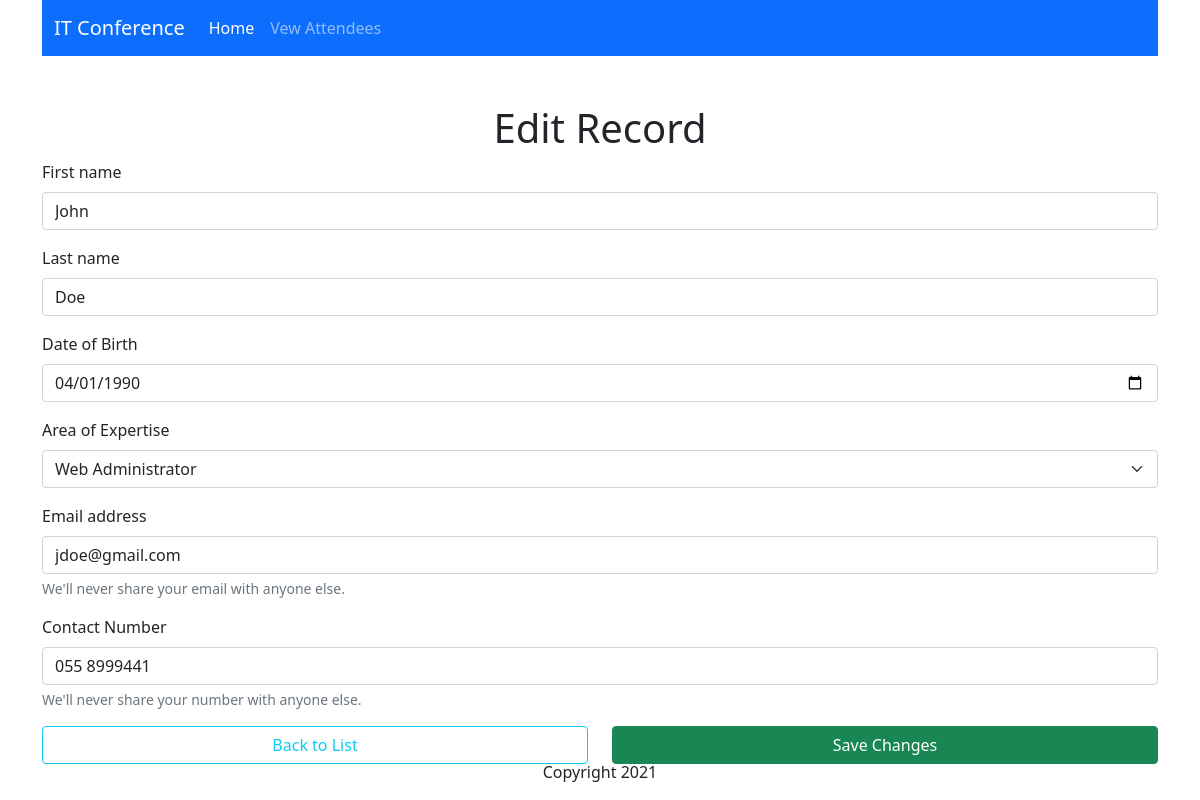
/edit.php?id=5, run on the app's committed database.
### tables this page shows
CREATE TABLE `attendee` (
  `attendee_id` int(11) NOT NULL,
  `firstname` varchar(100) NOT NULL,
  `lastname` varchar(100) NOT NULL,
  `dateofbirth` date NOT NULL,
  `emailaddress` varchar(100) NOT NULL,
  `contactnumber` varchar(20) NOT NULL,
  `specialty_id` int(11) NOT NULL
);

### db/conn.php (called while the page is built)
<?php
    $host = '127.0.0.1';
    $db = 'attendance_db';
    $user = 'root';
    $pass = '';
    $charset = 'utf8mb4';
    $dsn = "mysql:host=$host;dbname=$db;charset=$charset";
    try{
        $pdo = new PDO($dsn, $user, $pass);
        $pdo->setAttribute(PDO::ATTR_ERRMODE, PDO::ERRMODE_EXCEPTION);
    }catch(PDOException $e){
        throw new PDOException($e->getMessage());
    }
    require_once 'crud.php';
    $crud = new crud($pdo);
?>

### db/crud.php (called while the page is built, shortened)
<?php
    class crud {
        private $db;
        function __construct($conn){
            $this->db = $conn;
        }
        public function getAttendeeDetails($id){
            try {
                $sql = "SELECT * FROM `attendee` a INNER JOIN `specialties` s ON a.specialty_id = s.specialty_id WHERE attendee_id = :id";
                $stmt = $this->db->prepare($sql);
                $stmt->bindparam(':id', $id);
                $stmt->execute();
                $result = $stmt->fetch();
                return $result;
            } catch (PDOException $e) {
                echo $e->getMessage();
                return false;
            }
        }
        public function getSpecialties(){
            try {
                $sql = "SELECT * FROM `specialties`";
                $result = $this->db->query($sql);
                return $result;
            } catch (PDOException $e) {
                echo $e->getMessage();
                return false;
            }
        }
    }
?>

### edit.php (the view, shortened to what this page needs)
<?php
    require_once 'includes/header.php';
    require_once 'db/conn.php';
    $results = $crud->getSpecialties();
    if(!isset($_GET['id'])){
        include 'includes/errormsg.php';
        header('Location: viewrecords.php');
    } else {
        $id = $_GET['id'];
        $attendee = $crud->getAttendeeDetails($id);
    ?>
            <h1 class="text-center">Edit Record</h1>
            <form method="POST" action="successedit.php">
                <div class="mb-3">
                    <label for="firstname" class="form-label">First name</label>
                    <input type="text" class="form-control" id="firstname" name="firstname" value="<?= $attendee['firstname'] ?>">
                </div>
                <div class="mb-3">
                    <label for="lastname" class="form-label">Last name</label>
                    <input type="text" class="form-control" id="lastname" name="lastname" value="<?= $attendee['lastname'] ?>">
                </div>
                <div class="mb-3">
                    <label for="dob" class="form-label">Date of Birth</label>
                    <input type="date" class="form-control" id="dob" name="dob" value="<?= $attendee['dateofbirth'] ?>">
                </div>
                <div class="mb-3">
                    <label for="specialty" class="form-label">Area of Expertise</label>
                    <select class="form-select" id="specialty" name="specialty">
                    <?php while($r = $results->fetch(PDO::FETCH_ASSOC)) { ?>
                        <option value="<?= $r['specialty_id'] ?>" <?php if($r['specialty_id'] == $attendee['specialty_id']) echo 'selected' ?> >
                            <?= $r['name']; ?>
                        </option>
                    <?php } ?>
                    </select>
                </div>
                <div class="mb-3">
                    <label for="email" class="form-label">Email address</label>
                    <input type="email" class="form-control" id="email" aria-describedby="emailHelp" name="email" value="<?= $attendee['emailaddress'] ?>">
                    <div id="emailHelp" class="form-text">We'll never share your email with anyone else.</div>
                </div>
                <div class="mb-3">
                    <label for="phone" class="form-label">Contact Number</label>
                    <input type="text" class="form-control" id="phone" aria-describedby="phoneHelp" name="phone" value="<?= $attendee['contactnumber'] ?>">
                    <div id="phoneHelp" class="form-text">We'll never share your number with anyone else.</div>
                </div>
                <div class="row">
                    <div class="col-6 d-grid gap-2">
                        <a href="viewrecords.php" class="btn btn-outline-info">Back to List</a>
                    </div>
                    <div class="col-6 d-grid gap-2">
                        <button type="submit" name="submit" class="btn btn-success">Save Changes</button>
                    </div>
                </div>
            </form>
    <?php } ?>
<?php require_once 'includes/footer.php'; ?>

### data on the page
attendee: firstname "John", lastname "Doe", dob "04/01/1990", email "jdoe@gmail.com", phone "055 8999441"

### other printed values
form field specialty "Web Administrator"
